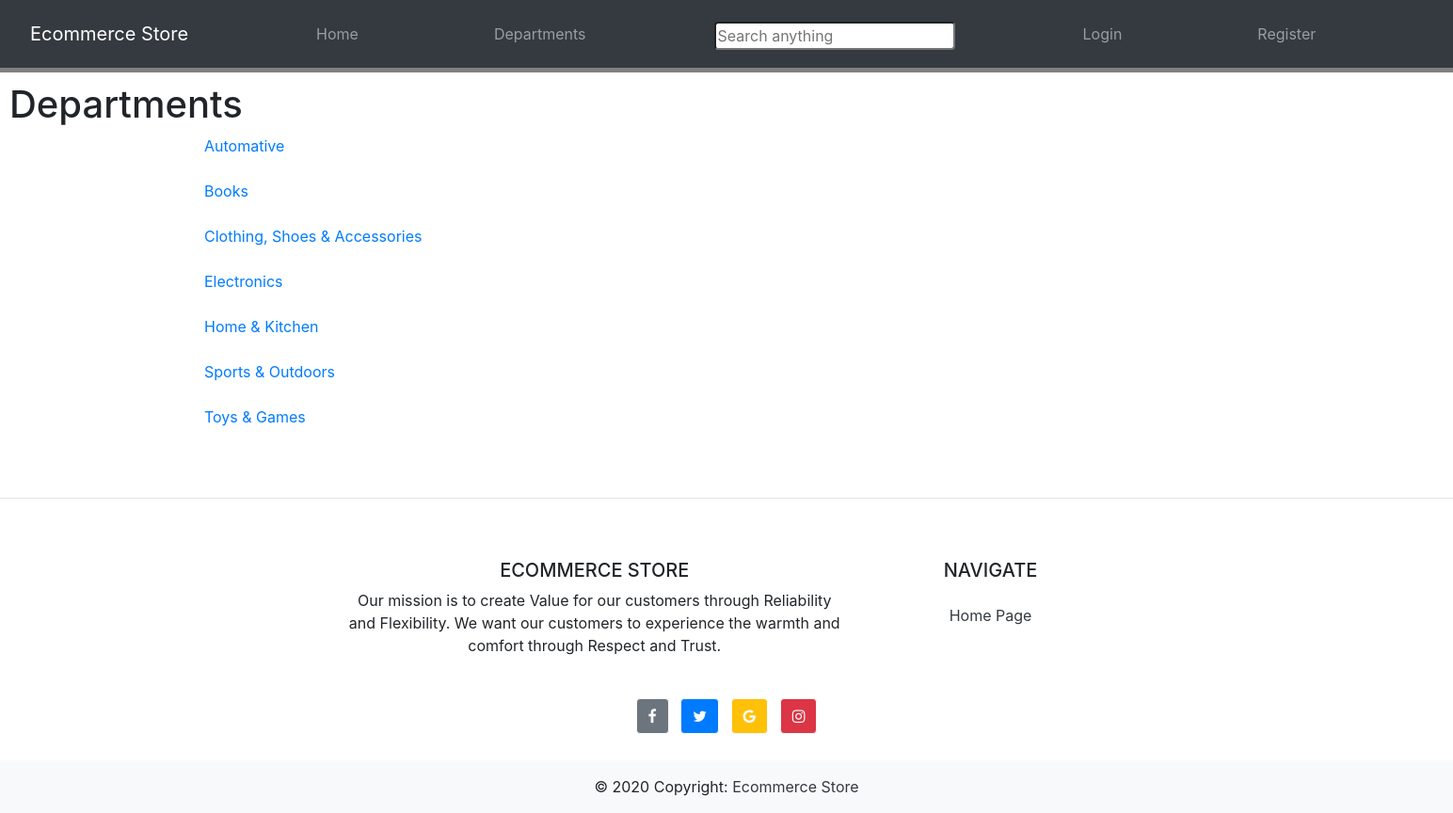
Screenshot of /departments/ with the database file from the repository.
### store/models.py (models this page shows)
class Department(models.Model):
    name = models.CharField(max_length=255)
    picture = models.ImageField(default='default.jpg', upload_to='images/department')
    def __str__(self):
        return self.name

### store/views.py (the view)
# urls.py: path('departments/', views.departments, name='departments'),
def departments(request):
    departments = Department.objects.all()
    list = []
    for dep in departments:
        cat = Category.objects.filter(department=dep).order_by('name').first()
        list.append([dep, cat])
    context = {
        'departments': list
    }
    return render(request, 'store/departments.html', context)

### store/templates/store/departments.html
{%extends "store/main.html"%}
{%block content%}
    <h1>Departments</h1>
    {% for department in departments %}
        <div class='container'>
            <a href="{% url 'category-view' department.1.id %}">{{department.0}}</a>
        </div>
        <br>
    {% endfor %}
{%endblock content%}

### static/css/main.css (style rules this page uses)
body { overflow-x: hidden; }

### rows the page displays
Department: name "Automative"
Department: name "Books"
Department: name "Clothing, Shoes & Accessories"
Department: name "Electronics"
Department: name "Home & Kitchen"
Department: name "Sports & Outdoors"
Department: name "Toys & Games"
